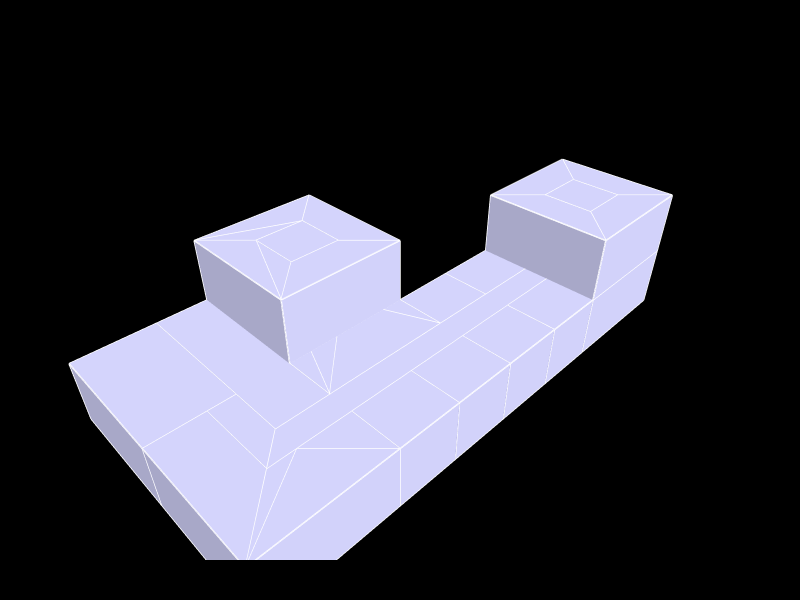

Notebook code cell kept with this figure:
### Markdown cell above
## 1.5. Show the geometry

### Code cell
Topology.Show(cc,
              faceColor=[210,210,250],
              faceOpacity=1,
              edgeColor="white",
              edgeWidth=3,
              showVertices=False,
              backgroundColor="black",
              width=800,
              height=600,
              renderer = renderer)

### Figure 1 — Plotly figure (JSON) as saved in the notebook; plotly's stock layout.template omitted (floating-point values rounded to 4 significant figures; data arrays with more than 128 entries replaced by an {"elided": "..."} marker saying what was removed)
{"data": [{"hoverinfo": "text", "legendgroup": "2", "legendrank": 2, "line": {"color": "white", "dash": "solid", "width": 3}, "marker": {"size": 0}, "mode": "lines", "name": "1: Untitled (Edges)", "showlegend": false, "text": "", "type": "scatter3d", "x": {"elided": "687 float values"}, "y": {"elided": "687 float values"}, "z": {"elided": "687 float values"}}, {"cmax": 1, "cmin": 0, "color": "#D2D2FA", "colorscale": [[0, "#440154"], [0.1111, "#482878"], [0.2222, "#3e4989"], [0.3333, "#31688e"], [0.4444, "#26828e"], [0.5556, "#1f9e89"], [0.6667, "#35b779"], [0.7778, "#6ece58"], [0.8889, "#b5de2b"], [1, "#fde725"]], "flatshading": true, "hoverinfo": "text", "hovertext": "", "i": {"elided": "278 int values"}, "j": {"elided": "278 int values"}, "k": {"elided": "278 int values"}, "legendgroup": "3", "legendrank": 3, "lighting": {"facenormalsepsilon": 0}, "name": "1: Untitled (Faces)", "opacity": 1, "showlegend": false, "showscale": false, "text": "", "type": "mesh3d", "x": [12.5, 12.5, 12.5, 12.5, 15, 15, 15, 15, 10, 10, 10, 10, 12.5, 15, 10, 7.5, 5, 5, 3, 3, 2, 3, 2, 3, 5, 5, 7.5, 10, 12.5, 15, 2, 3, 2, 3, 20, 20, 16.5, 16.5, 15, 16.5, 15, 18.5, 20, 20, 18.5, 18.5, 16.5, 18.5, 7.5, 7.5, 5, 3, 5, 5, 3, 8.5, 10, 10, 7, 9.143, 10, 10, 6.5, 5.857, 6.5, 8.5, 8.5, 7.5, 6.5, 6.5, 8.5, 12.5, 12.5, 5, 5, 0, 0, 0, 0, 0, 0, 15, 15, 16.5, 16.5, 18.5, 20, 20, 18.5, 5, 10, 5, 10, 8.5, 6.5, 6.5, 8.5], "y": [0, 2, 2, 0, 2, 2, 0, 0, 2, 2, 0, 0, 3, 3, 3, 2, 3, 2, 3, 2, 2, 3, 2, 2, 3, 2, 2, 3, 3, 3, 5, 5, 5, 5, 0, 0, 1.5, 3.5, 5, 3.5, 5, 1.5, 5, 5, 1.5, 3.5, 1.5, 3.5, 0, 0, 10, 10, 10, 5, 10, 6.5, 5, 5, 5, 5, 10, 10, 6.5, 5, 6.5, 6.5, 8.5, 8.929, 8.5, 8.5, 8.5, 5, 5, 0, 0, 0, 0, 5, 5, 10, 10, 5, 0, 3.5, 1.5, 3.5, 5, 0, 1.5, 5, 5, 10, 10, 6.5, 6.5, 8.5, 8.5], "z": [0, 2.5, 0, 2.5, 2.5, 0, 0, 2.5, 0, 2.5, 0, 2.5, 0, 0, 0, 0, 0, 0, 0, 0, 0, 2.5, 2.5, 2.5, 2.5, 2.5, 2.5, 2.5, 2.5, 2.5, 0, 0, 2.5, 2.5, 0, 2.5, 0, 0, 0, 2.5, 2.5, 0, 0, 2.5, 2.5, 0, 2.5, 2.5, 0, 2.5, 0, 0, 2.5, 2.5, 2.5, 0, 0, 2.5, 2.5, 2.5, 2.5, 0, 0, 2.5, 2.5, 2.5, 0, 2.5, 0, 2.5, 2.5, 0, 2.5, 0, 2.5, 0, 2.5, 0, 2.5, 0, 2.5, 5, 5, 5, 5, 5, 5, 5, 5, 5, 5, 5, 5, 5, 5, 5, 5]}], "layout": {"autosize": true, "height": 600, "margin": {"b": 40, "l": 40, "r": 40, "t": 40}, "paper_bgcolor": "#000000", "plot_bgcolor": "#000000", "scene": {"aspectmode": "data", "camera": {"center": {"x": 0, "y": 0, "z": 0}, "eye": {"x": -1.25, "y": -1.25, "z": 1.25}, "projection": {"type": "perspective"}, "up": {"x": 0, "y": 0, "z": 1}}, "xaxis": {"visible": false}, "yaxis": {"visible": false}, "zaxis": {"visible": false}}, "showlegend": true, "width": 800, "xaxis": {"showgrid": false, "visible": false, "zeroline": false}, "yaxis": {"showgrid": false, "visible": false, "zeroline": false}}}
